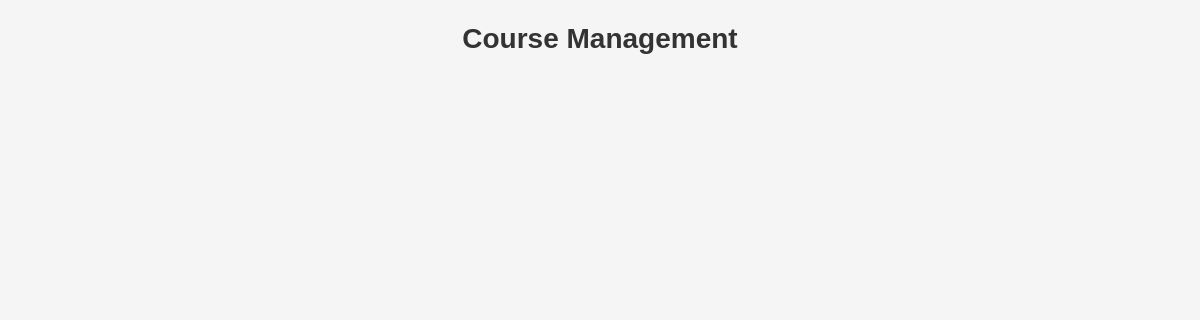
The page /modules/courses/index.php on the database as committed earlier.
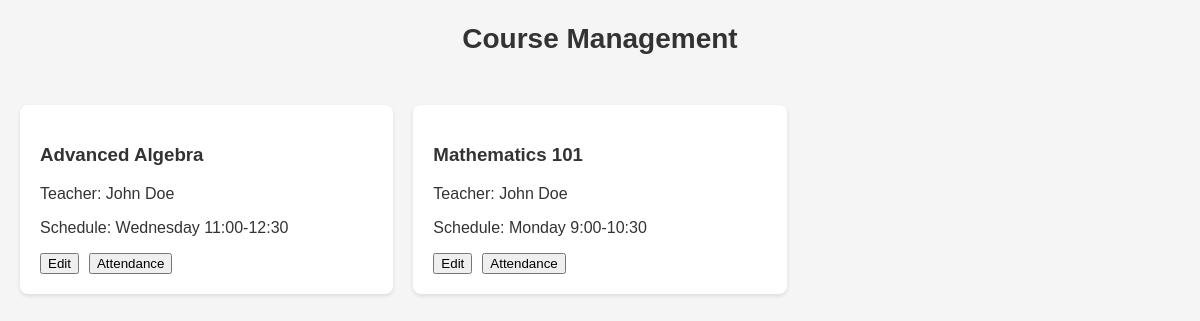
The same page on the database as committed later.
### tables this page shows
CREATE TABLE IF NOT EXISTS Courses (
    id INT PRIMARY KEY AUTO_INCREMENT,
    name VARCHAR(255) NOT NULL,
    teacher_id INT NOT NULL,
    schedule VARCHAR(255) NOT NULL,
    created_at TIMESTAMP DEFAULT CURRENT_TIMESTAMP,
    FOREIGN KEY (teacher_id) REFERENCES Users(id) ON DELETE CASCADE
);

CREATE TABLE IF NOT EXISTS Teachers (
    id INT PRIMARY KEY AUTO_INCREMENT,
    user_id INT UNIQUE NOT NULL,
    full_name VARCHAR(100) NOT NULL,
    department VARCHAR(100),
    created_at TIMESTAMP DEFAULT CURRENT_TIMESTAMP,
    FOREIGN KEY (user_id) REFERENCES Users(id) ON DELETE CASCADE
);

### modules/courses/Course.php (called while the page is built, shortened)
<?php
class Course {
    private $conn;
    private $table_name = "Courses";
    public function __construct($db) {
        $this->conn = $db;
    }
    public function getCourses() {
        try {
            $query = "SELECT c.*, t.full_name as teacher_name
                     FROM " . $this->table_name . " c
                     LEFT JOIN Teachers t ON c.teacher_id = t.user_id
                     ORDER BY c.name";
            $stmt = $this->conn->prepare($query);
            $stmt->execute();
            return $stmt->fetchAll(PDO::FETCH_ASSOC);
        } catch(PDOException $e) {
            return [];
        }
    }
}

### modules/courses/index.php (the view, shortened to what this page needs)
<!DOCTYPE html>
<html lang="en">
<head>
    <link rel="stylesheet" href="../../assets/css/style.css">
</head>
<body>
    <div class="container">
        <h2>Course Management</h2>
        <div class="course-grid">
            <?php
            $database = new Database();
            $db = $database->getConnection();
            $course = new Course($db);
            $courses = $course->getCourses();
            foreach($courses as $course): ?>
                <div class="course-card">
                    <h3><?php echo htmlspecialchars($course['name']); ?></h3>
                    <p>Teacher: <?php echo htmlspecialchars($course['teacher_name']); ?></p>
                    <p>Schedule: <?php echo htmlspecialchars($course['schedule']); ?></p>
                    <div class="course-actions">
                        <button onclick="editCourse(<?php echo $course['id']; ?>)">Edit</button>
                        <button onclick="viewAttendance(<?php echo $course['id']; ?>)">Attendance</button>
                    </div>
                </div>
            <?php endforeach; ?>
        </div>
    </div>
</body>
</html>

### assets/css/style.css (style rules this page uses)
:root { --primary-color: #4a90e2; --secondary-color: #f5f5f5; --text-color: #333; --error-color: #dc3545; --success-color: #28a745; }
body { font-family: "Arial", sans-serif; margin: 0; padding: 0; background-color: var(--secondary-color); color: var(--text-color); }
h2 { color: var(--text-color); text-align: center; margin-bottom: 30px; font-size: 28px; }
.course-grid { display: grid; grid-template-columns: repeat(auto-fill, minmax(300px, 1fr)); gap: 20px; padding: 20px; }
.course-card { background: white; border-radius: 8px; padding: 20px; box-shadow: 0 2px 4px rgba(0, 0, 0, 0.1); }
.course-actions { display: flex; gap: 10px; margin-top: 15px; }

Rows that differ between the two databases and show on the page:
added courses: name "Advanced Algebra", teachers.full_name "John Doe", schedule "Wednesday 11:00-12:30"
added courses: name "Mathematics 101", teachers.full_name "John Doe", schedule "Monday 9:00-10:30"
